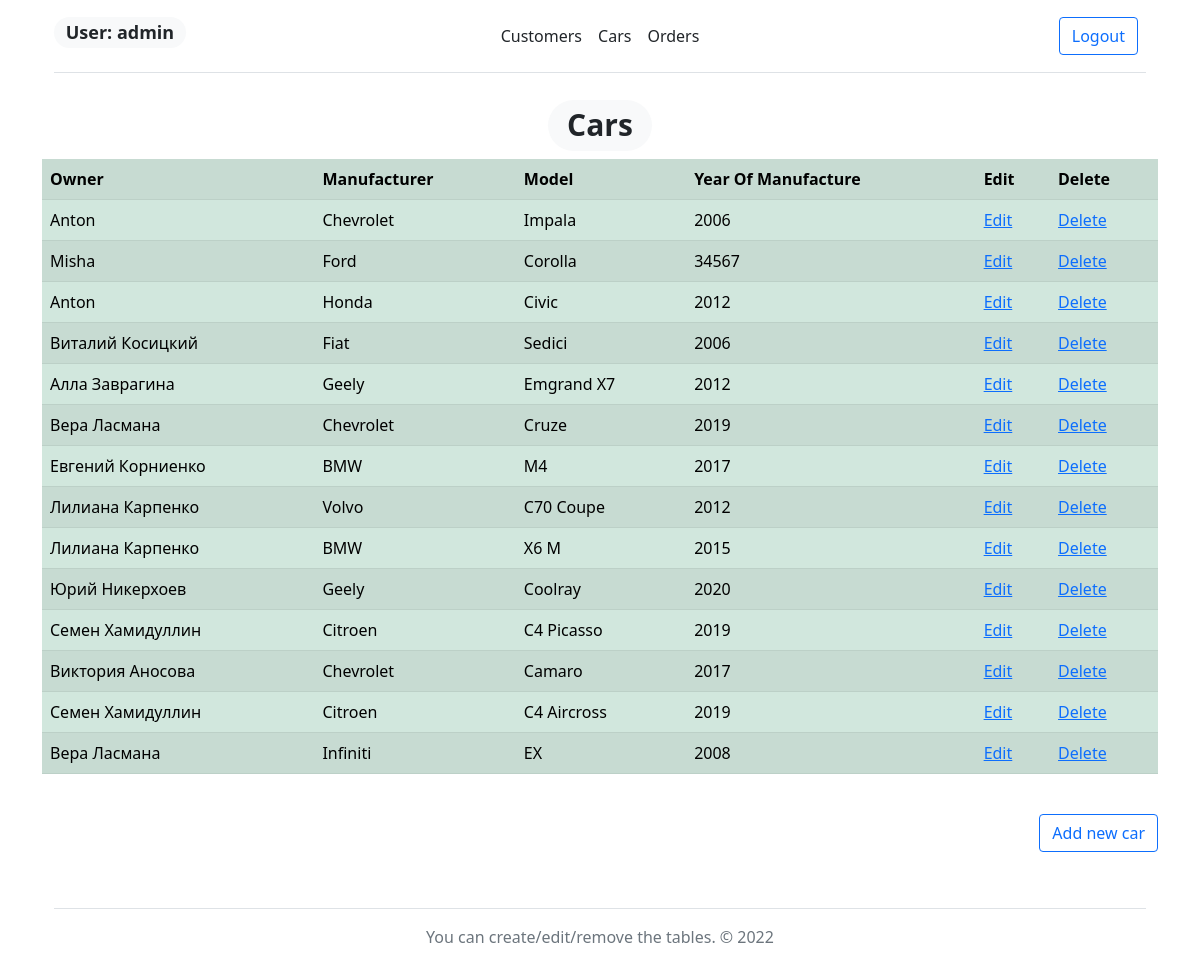
/car/ (signed in), run on an earlier commit of the app's database.
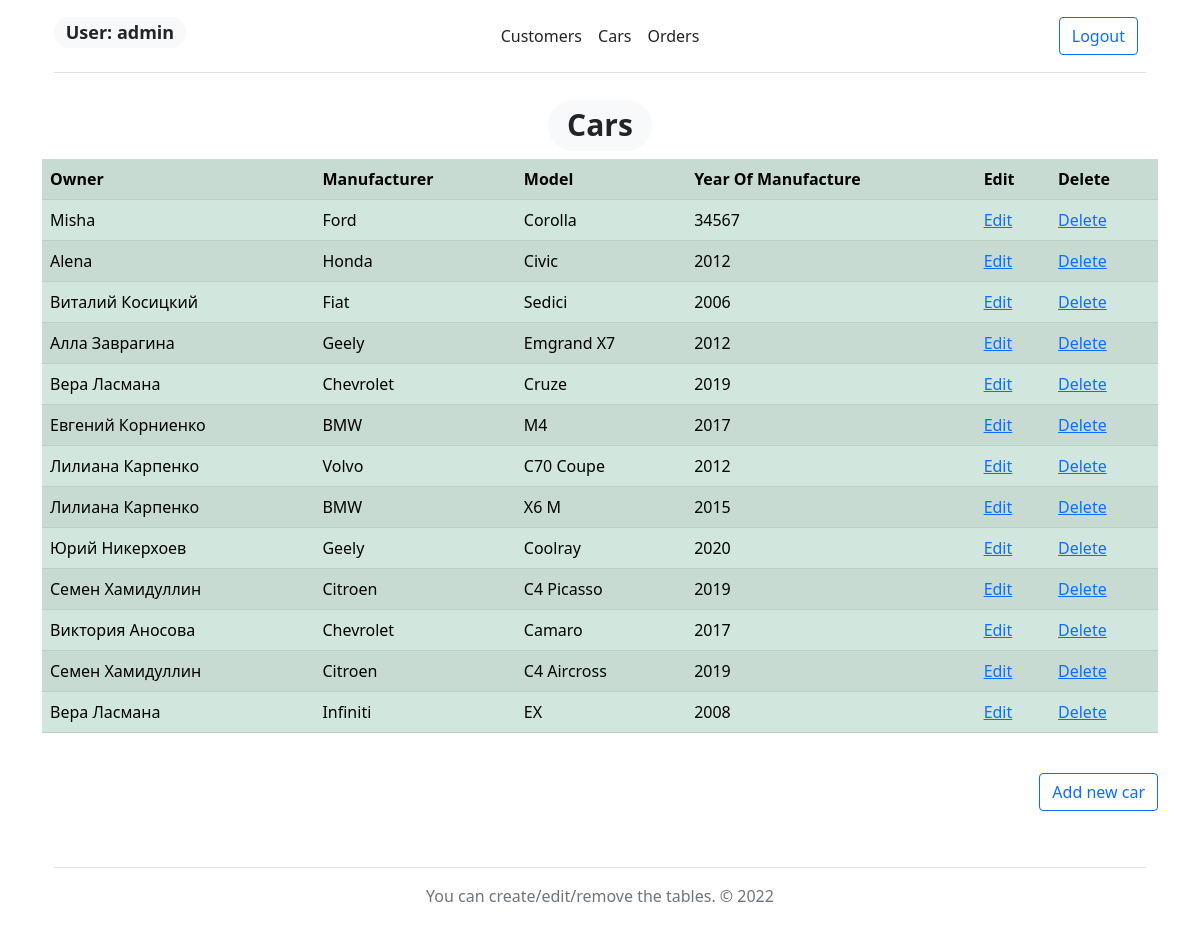
And on a later commit of the database.
### users/models.py (models this page shows, shortened)
class Car(models.Model):
    Owner = models.ForeignKey(Customer, on_delete=models.CASCADE)
    Manufacturer = models.CharField('Manufacturer', max_length=50)
    Model = models.CharField('Model', max_length=100)
    YearOfManufacture = models.IntegerField('Year of manufacture')

class Customer(models.Model):
    Name = models.CharField('Name Customer', max_length=100)
    EmailRegex = RegexValidator(regex=r"^[-\w.]+@([A-z0-9][-A-z0-9]+\.)+[A-z]{2,4}$")
    Email = models.EmailField('Email Customer', validators=[EmailRegex], max_length=254, unique=True)
    PhoneNumberRegex = RegexValidator(regex=r"^(\+\d{1,3})?,?\s?\d{8,13}")
    Phone = models.CharField('Phone Customer', validators=[PhoneNumberRegex], max_length=16, unique=True)
    Address = models.CharField('Address Customer', max_length=100)
    Birthdate = models.DateField('Birthdate Customer')
    def __str__(self):
        return self.Name

### users/views.py (the view)
# urls.py: path('car/', car_home, name='car_home'),
@login_required
def car_home(request):
    car = Car.objects.all()
    if request.user.is_anonymous:
        role = 'anonymous'
    else:
        role = Group.objects.filter(user = request.user)[0].name
    print(role == "admin")
    if request.method == 'POST':
        form = CarForm(request.POST)
        if form.is_valid():
            form.save()
    return render(request, 'car.html', {'car': car,
                                        'form_car': CarForm(),
                                        'role': role})

### templates/car.html (shortened to what this page needs)
{% extends 'base.html' %}
{% block content %}
<center><h1><span class="badge rounded-pill bg-light text-dark">Cars</span></h1></center>
{% if edit_car %}
<p class="mt-4">Editing</p>
<form id="edit_car" method="post">
    {% csrf_token %}
    {{form_car}}
</form>
<button form="edit_car" type="submit" class="btn btn-primary mt-4">Edit</button>
{% else %}
<table class="table table-success table-striped">
    <tr>
        <th>Owner</th>
        <th>Manufacturer</th>
        <th>Model</th>
        <th>Year Of Manufacture</th>
        {% if role != 'Worker' %}
        <th>Edit</th>
        {% if role != 'Reception' %}
        <th>Delete</th>
        {% endif %}
        {% endif %}
    </tr>
    {% for el in car %}
    <tr>
        <td>{{ el.Owner }}</td>
        <td>{{ el.Manufacturer }}</td>
        <td>{{ el.Model }}</td>
        <td>{{ el.YearOfManufacture }}</td>
        {% if role != 'Worker' %}
        <td><a href="{% url 'edit_car' el.id %}">Edit</a></td>
        {% if role != 'Reception' %}
        <td><a href="{% url 'delete_car' el.id %}">Delete</a></td>
        {% endif %}
        {% endif %}
    </tr>
    {% endfor %}
</table>
{% endif %}
{% if role != 'Worker' %}
<p align="right">
    <button type="button" class="btn btn-outline-primary mt-4" data-bs-toggle="modal" data-bs-target="#exampleModal">
        Add new car
    </button>
</p>
{% endif %}
{% endblock %}

What changed in the data, as far as the page shows it:
removed Car: Owner "Anton", Manufacturer "Chevrolet", Model "Impala", YearOfManufacture "2006"
changed through a linked row, Car "Honda": Owner "Anton" → "Alena"
